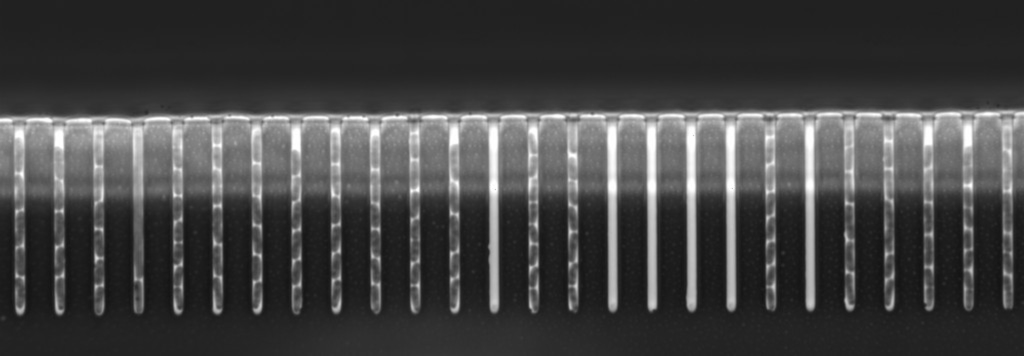
#> input picture training_demo/source_img/000000.jpg, 2048 x 712 px, found by its file name (shown at 1/2 size)
$ python time_cal.py
#> lines starting #> are read from the running program, lines starting #| are printed output that depends on the picture

import time
import matplotlib
import numpy as np
import cv2
from cell_tracker.normalizers import EqualizeHist, CLAHE, MinMax, RetinexMSRCP, RetinexMSRCR
from cell_tracker.segmenters import OtsuThresholding, BinaryThresholding, WaterShed, Unet

import matplotlib
import matplotlib.pyplot as plt
import matplotlib.pylab as pylab
from mpl_toolkits.mplot3d import Axes3D
import numpy as np

params = {
    'font.size': '8',
    'axes.titlesize': '8',
    'axes.labelsize': '8',
    'xtick.labelsize': '8',
    'ytick.labelsize': '8',
    'lines.linewidth': '1',
    'legend.fontsize': '7',
    'axes.labelpad': '2.0',
    'figure.figsize': '4, 4',
}
pylab.rcParams.update(params)


# [48 lines left out: functions plot_multi_lines, cal_normalizer_time, not called in this run]


def cal_segmentor_time(base_scale, base_img, ranges):
    process_methods = {
        'OtsuThresholding': OtsuThresholding(),
        'BinaryThresholding': BinaryThresholding(threshold=129),
        'WaterShed': WaterShed(),
        # 'Unet': Unet(model_path='/Users/hutaobetter/Projects/cell-tracker/training_demo1/log/model_demo1.pth.tar')
    }

    times = {}
    for process_method in process_methods.keys():
        times[process_method] = []
        process = process_methods[process_method]
        for scale_ratio  in range(1, ranges):
            scale_img = cv2.resize(base_img, (scale_ratio*base_scale[0], scale_ratio*base_scale[1]))
            start = time.time()
            tmp = process(scale_img)
            end = time.time()
            times[process_method].append(end-start)
    times['size'] = [base_scale[0]*ratio for ratio in list(range(1, ranges))]
    return times


if __name__ == "__main__":

    img_path = '/Users/hutaobetter/Projects/cell-tracker/datasets/demo-dataset1/000000.jpg'
    base_scale = (64, 64)
    ranges = 3
    source_img = cv2.imread(img_path, -1)
#> source_img is the input picture: shape (712, 2048, 3); min 17, max 255, mean 67.5
    base_img = cv2.resize(source_img, base_scale)
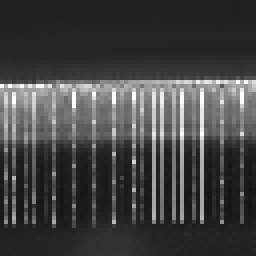
#> base_img: shape (64, 64, 3) (shown 4 times larger); min 19, max 255, mean 67

    # norm_times = cal_normalizer_time(base_scale, base_img, ranges)
    # plot_multi_lines(norm_times, name='./norm.png')

    seg_times = cal_segmentor_time(base_scale, base_img, ranges)
#> (the run stopped early here; a loop or call above may not have finished)

$ run again, with training_demo/source_img/000001.jpg copied over training_demo/source_img/000000.jpg
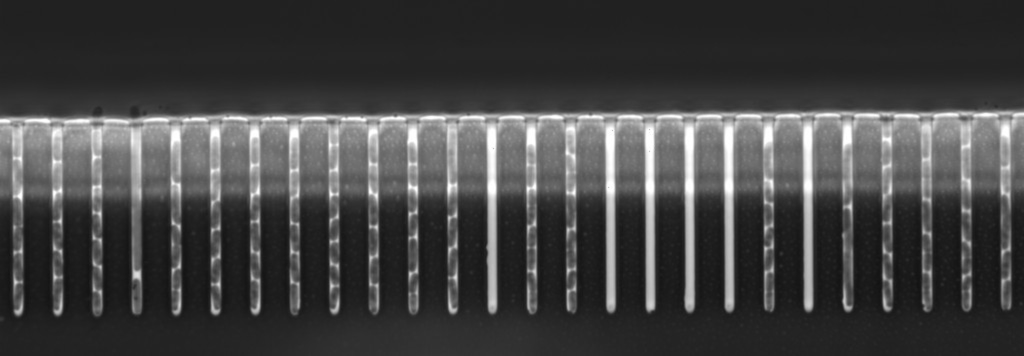
#> input picture training_demo/source_img/000001.jpg, 2048 x 712 px, found by its file name (shown at 1/2 size)
#> source_img is the input picture: shape (712, 2048, 3); min 18, max 255, mean 67.7
#> `base_img = cv2.resize(source_img, base_scale)`:
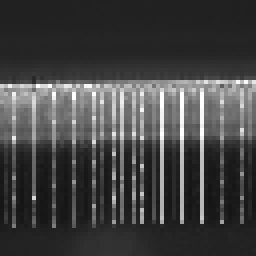
#> base_img: shape (64, 64, 3) (shown 4 times larger); min 20, max 255, mean 66.8

$ run again, with training_demo/source_img/000002.jpg copied over training_demo/source_img/000000.jpg
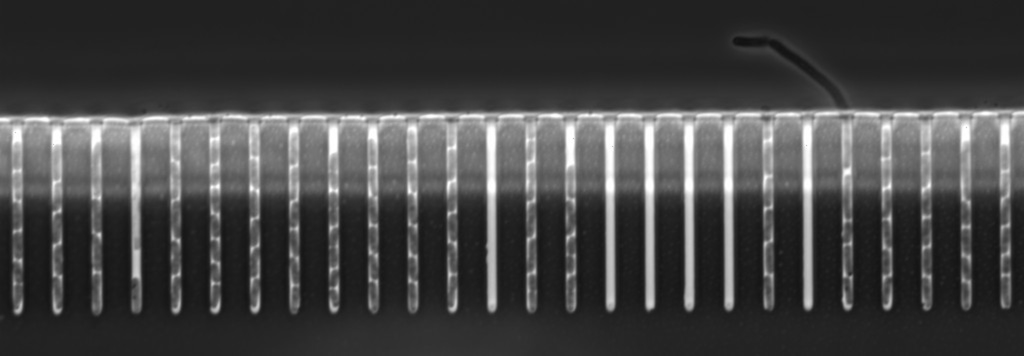
#> input picture training_demo/source_img/000002.jpg, 2048 x 712 px, found by its file name (shown at 1/2 size)
#> source_img is the input picture: shape (712, 2048, 3); min 16, max 255, mean 68.3
#> `base_img = cv2.resize(source_img, base_scale)`:
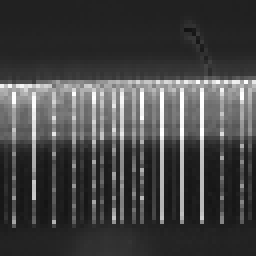
#> base_img: shape (64, 64, 3) (shown 4 times larger); min 18, max 255, mean 68.1
